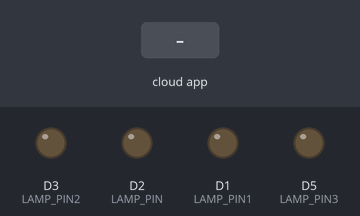
This sketch was run on a simulated ESP8266 (NodeMCU). On the bench: output pins drawn as LEDs (lit = HIGH). Inputs (shaded band) come from the test bench. WiFi joins after 1.5 s; servers stay silent unless stated; the Firebase database answers and starts empty; what the sketch prints to the serial monitor is not drawn.

Above: at 2.7 s.
2.8 s: the phone or cloud app sets lamp to 1
At 3.5 s:
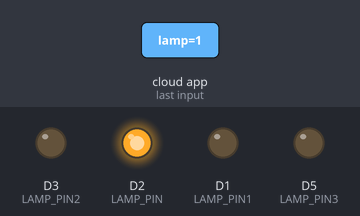
4.5 s: the phone or cloud app sets lamp1 to 1
At 5.3 s:
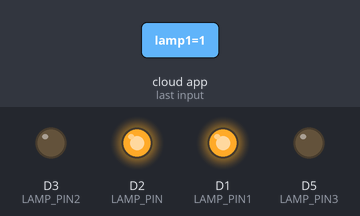
6.1 s: the phone or cloud app sets lamp2 to 1
At 7.1 s:
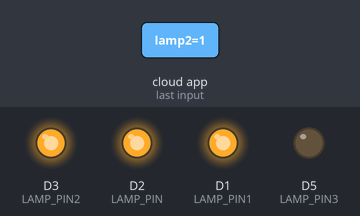
7.6 s: the phone or cloud app sets lamp3 to 1
At 8.9 s:
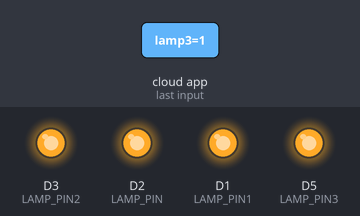
9.2 s: the phone or cloud app sets lamp to 0
At 9.6 s:
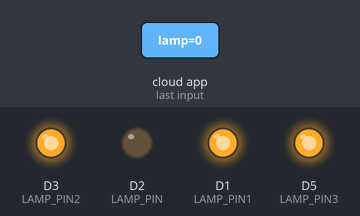
10.8 s: the phone or cloud app sets lamp1 to 0
At 11.5 s:
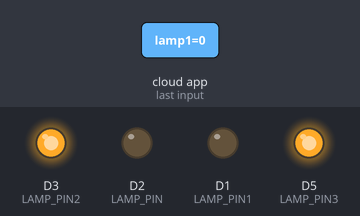
Timing chart, 0 to 13.4 s (numbered marks = the images above; inputs shaded):
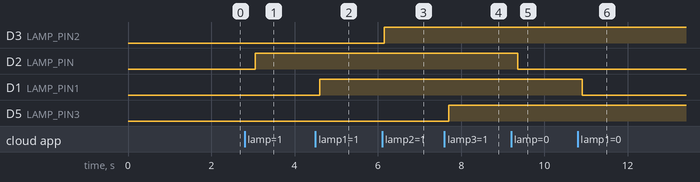

The sketch:

Firebase_4_Leds.txt.ino
```cpp
#include <ESP8266WiFi.h>
#include <FirebaseArduino.h>


// Set these to run example.
#define FIREBASE_HOST "joao-e0c75.firebaseio.com"
#define FIREBASE_AUTH "YQO4u3dec4TJ77NKImwekW3w4OiUPvMxC7gUOGk0"
#define WIFI_SSID "Joao10Mariano"
#define WIFI_PASSWORD "mariano75"

#define LAMP_PIN D2
#define LAMP_PIN1 D1
#define LAMP_PIN2 D3
#define LAMP_PIN3 D5


void setupWifi(){
  WiFi.begin(WIFI_SSID, WIFI_PASSWORD);
  Serial.print("connecting");
  while (WiFi.status() != WL_CONNECTED) {
    Serial.print(".");
    delay(500);
  }
  Serial.println();
  Serial.print("connected: ");
  Serial.println(WiFi.localIP());
}


void setup() {

   pinMode(LAMP_PIN, OUTPUT);
  //digitalWrite(LAMP_PIN, LOW);

   pinMode(LAMP_PIN1, OUTPUT);
  //digitalWrite(LAMP_PIN1, LOW);

  pinMode(LAMP_PIN2, OUTPUT);
 // digitalWrite(LAMP_PIN2, LOW);

  pinMode(LAMP_PIN3, OUTPUT);
 // digitalWrite(LAMP_PIN3, LOW);

   Firebase.begin(FIREBASE_HOST, FIREBASE_AUTH);
  Serial.begin(9600);

  setupWifi();


}

void loop() {


  // Verifica o valor da lampada no firebase
  bool lampValue = Firebase.getBool("lamp");
  digitalWrite(LAMP_PIN, lampValue ? HIGH : LOW);

  bool lampValue1 = Firebase.getBool("lamp1");
  digitalWrite(LAMP_PIN1, lampValue1 ? HIGH : LOW);


  bool lampValue2 = Firebase.getBool("lamp2");
  digitalWrite(LAMP_PIN2, lampValue2 ? HIGH : LOW);


  bool lampValue3 = Firebase.getBool("lamp3");
  digitalWrite(LAMP_PIN3, lampValue3 ? HIGH : LOW);

  delay(100);
}
```

Measured:
- after the input at 2.8 s, D2 (LAMP_PIN): LOW → HIGH after 0.25 s
- after the input at 4.5 s, D1 (LAMP_PIN1): LOW → HIGH after 0.10 s
- after the input at 6.1 s, D3 (LAMP_PIN2): LOW → HIGH after 0.06 s
- after the input at 7.6 s, D5 (LAMP_PIN3): LOW → HIGH after 0.11 s
- after the input at 9.2 s, D2 (LAMP_PIN): HIGH → LOW after 0.16 s
- after the input at 10.8 s, D1 (LAMP_PIN1): HIGH → LOW after 0.11 s
